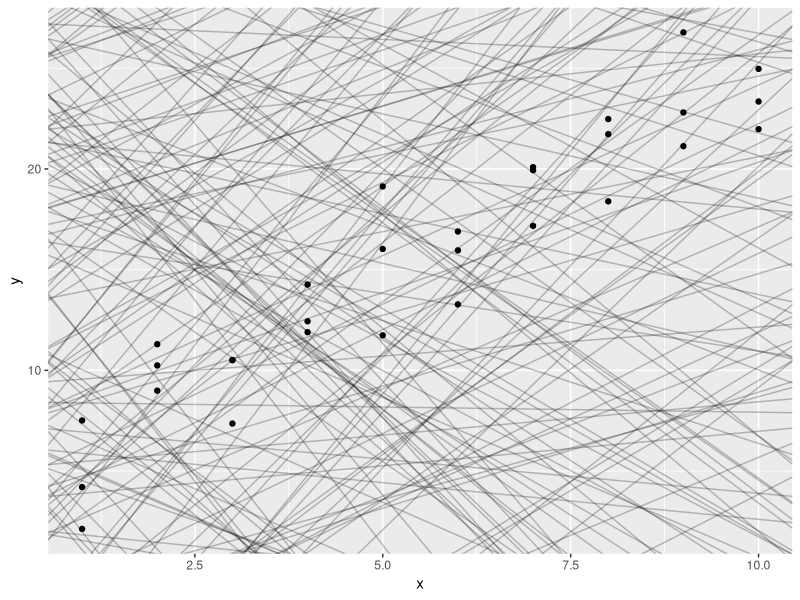
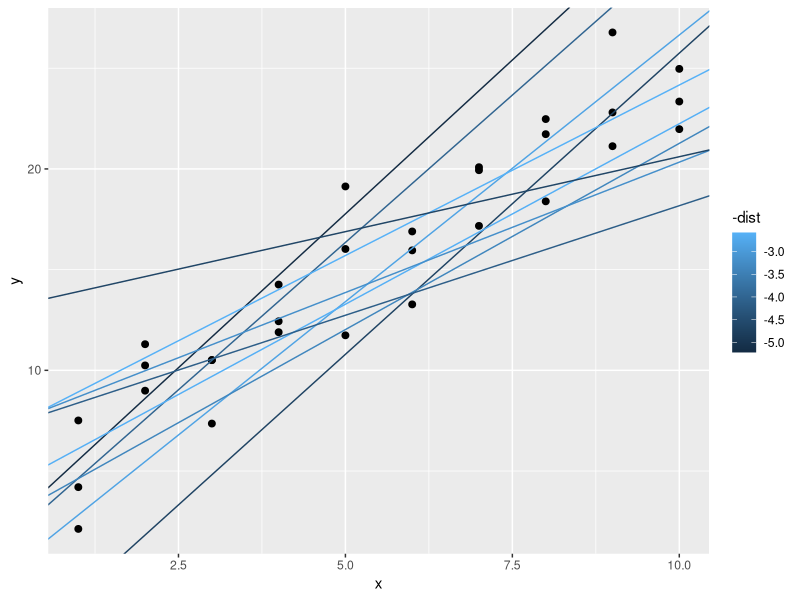
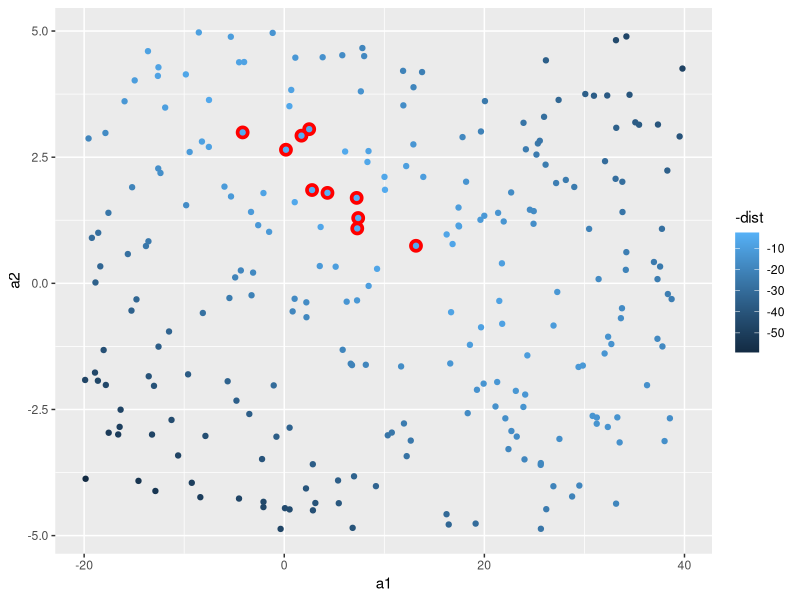
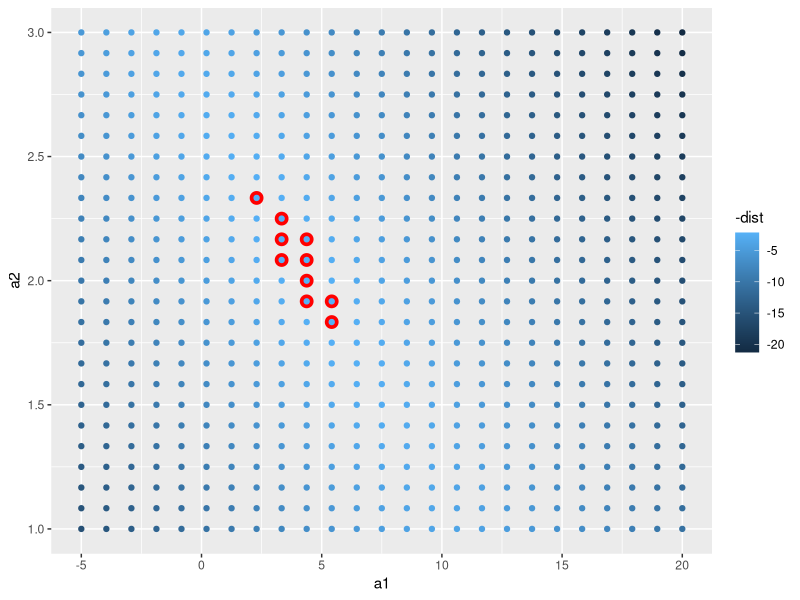
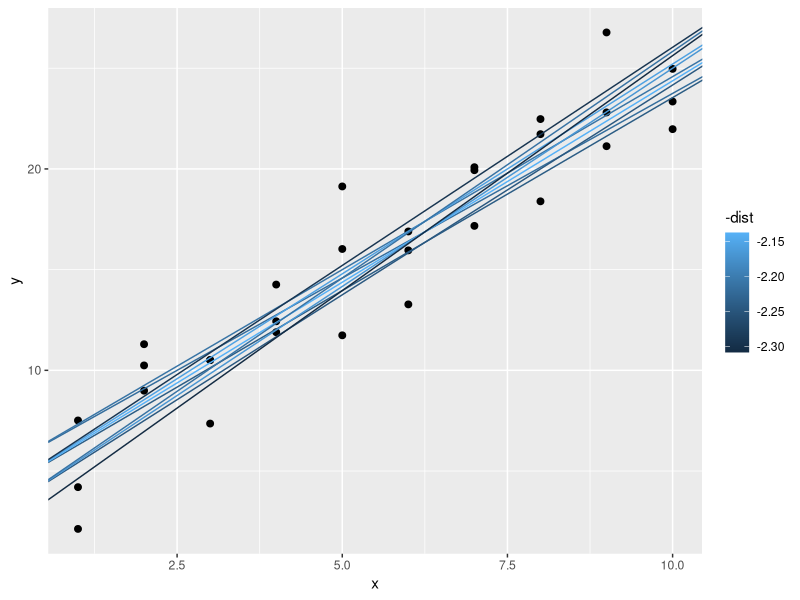

The R script that drew these images, in order:
## ---- chunk 1
library(tidyverse)
library(modelr)
## ---- chunk 2
#current dataset to model
sim1a <- tibble(
  x = rep(1:10, each = 3),
  y = x * 1.5 + 6 + rt(length(x), df = 2)
)

sim1a


## ---- chunk 3
models <- tibble(
  a1 = runif(250, -20, 40),
  a2 = runif(250, -5, 5)
)

models

ggplot(data = sim1) + 
  geom_abline(data = models, aes(intercept = a1, slope = a2), alpha = 1/4) + 
  geom_point(aes(x, y))
## ---- chunk 4
# this function outputs a series of y-values when given a matrix containing y-intercepts and slopes, and a dataset
model1 <- function(a, data) {
  a[1] + a[2] * data$x
}
## ---- chunk 5
measure_distance <- function(mod, data) {
  diff <- data$y - model1(mod, data)
  sqrt(mean(diff^2))
}
## ---- chunk 6
sim1_dist <- function(a1, a2) {
  measure_distance(c(a1, a2), sim1)
}

models <- models %>%
  mutate(dist = purrr::map2_dbl(a1, a2, sim1_dist)) %>%
  arrange(models, dist)
## ---- chunk 7
ggplot(sim1, aes(x, y)) + 
  geom_point(size = 2) + 
  geom_abline(data = filter(models, rank(dist) <= 10), aes(intercept = a1, slope = a2, color = -dist))
## ---- chunk 8
ggplot(models, aes(a1, a2)) + 
  geom_point(data = filter(models, rank(dist) <= 10), size = 4, color = "red") + 
  geom_point(aes(color = -dist))
## ---- chunk 9
#perform grid search
grid <- expand.grid(
  a1 = seq(-5, 20, length = 25),
  a2 = seq(1, 3, length = 25)
) %>%
mutate(dist = purrr::map2_dbl(a1, a2, sim1_dist))

grid %>%
  ggplot(aes(a1, a2)) + 
  geom_point(data = filter(grid, rank(dist) <= 10), size = 4, color = "red") + 
  geom_point(aes(color = -dist))
## ---- chunk 10
ggplot(sim1, aes(x, y)) + 
  geom_point(size = 2) + 
  geom_abline(aes(intercept = a1, slope = a2, color = -dist), data = filter(grid, rank(dist) <= 10))
## ---- chunk 11
best <- optim(c(0, 0), measure_distance, data = sim1)

best
